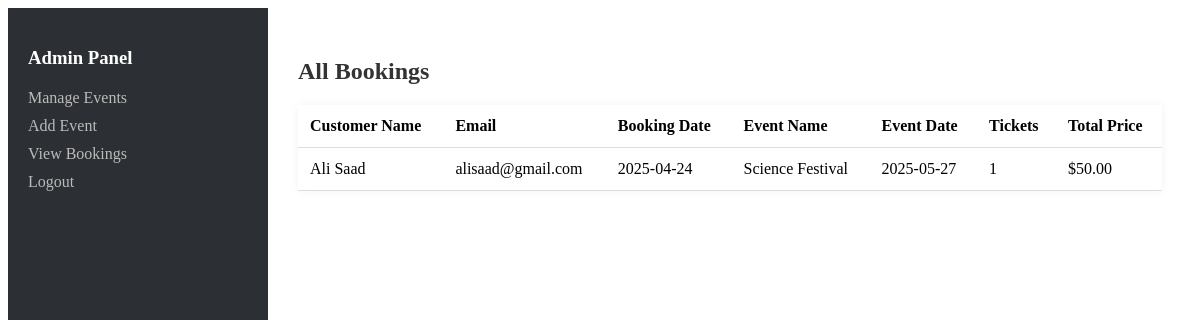
Page /admin/viewBookings.php (signed in) on the committed database.
### tables this page shows
CREATE TABLE `bookings` (
  `id` int(11) NOT NULL,
  `customer_id` int(11) DEFAULT NULL,
  `event_id` int(11) DEFAULT NULL,
  `booking_date` datetime DEFAULT current_timestamp(),
  `num_tickets` int(11) DEFAULT NULL,
  `total_price` decimal(10,2) DEFAULT NULL
);

CREATE TABLE `customers` (
  `id` int(11) NOT NULL,
  `name` varchar(100) NOT NULL,
  `email` varchar(100) NOT NULL,
  `password` varchar(255) NOT NULL
);

CREATE TABLE `events` (
  `id` int(11) NOT NULL,
  `name` varchar(150) NOT NULL,
  `event_date` datetime NOT NULL,
  `location` varchar(100) NOT NULL,
  `ticket_price` decimal(10,2) NOT NULL,
  `image` varchar(255) DEFAULT NULL,
  `max_tickets` int(11) NOT NULL
);

### admin/viewBookings.php (the view, shortened to what this page needs)
<?php
include '../includes/config.php';
$query = "
    SELECT
        c.name AS customer_name,
        c.email AS customer_email,
        b.booking_date,
        e.name AS event_name,
        e.event_date,
        b.num_tickets,
        b.total_price
    FROM bookings b
    JOIN customers c ON b.customer_id = c.id
    JOIN events e ON b.event_id = e.id
    ORDER BY b.booking_date DESC
";
$result = $conn->query($query);
?>
<!DOCTYPE html>
<html>
<head>
    <link rel="stylesheet" href="../css/admin.css">
</head>
<body class="admin-container">
<div class="sidebar">
    <h3>Admin Panel</h3>
    <a href="manageEvents.php">Manage Events</a>
    <a href="addEvent.php">Add Event</a>
    <a href="viewBookings.php">View Bookings</a>
    <a href="logout.php">Logout</a>
</div>
<div class="admin-main">
    <h2>All Bookings</h2>
    <table class="admin-table">
        <thead>
            <tr>
                <th>Customer Name</th>
                <th>Email</th>
                <th>Booking Date</th>
                <th>Event Name</th>
                <th>Event Date</th>
                <th>Tickets</th>
                <th>Total Price</th>
            </tr>
        </thead>
        <tbody>
            <?php if ($result->num_rows > 0): ?>
                <?php while ($row = $result->fetch_assoc()): ?>
                    <tr>
                        <td><?= htmlspecialchars($row['customer_name']) ?></td>
                        <td><?= htmlspecialchars($row['customer_email']) ?></td>
                        <td><?= date("Y-m-d", strtotime($row['booking_date'])) ?></td>
                        <td><?= htmlspecialchars($row['event_name']) ?></td>
                        <td><?= date("Y-m-d", strtotime($row['event_date'])) ?></td>
                        <td><?= $row['num_tickets'] ?></td>
                        <td>$<?= number_format($row['total_price'], 2) ?></td>
                    </tr>
                <?php endwhile; ?>
            <?php else: ?>
                <tr><td colspan="7">No bookings found.</td></tr>
            <?php endif; ?>
        </tbody>
    </table>
</div>
</body>
</html>

### css/admin.css (style rules this page uses)
.admin-container { display: flex; height: 100vh; background-color: white; }
.sidebar { width: 220px; background-color: #2c2f33; color: white; padding: 20px; }
.sidebar h3 { color: #fff; margin-bottom: 20px; }
.sidebar a { display: block; color: #bbb; text-decoration: none; margin-bottom: 10px; }
.admin-main { flex-grow: 1; padding: 30px; }
.admin-main h2 { margin-bottom: 20px; color: #333; }
.admin-table { width: 100%; border-collapse: collapse; background-color: white; box-shadow: 0 0 10px rgba(0,0,0,0.05); }
.admin-table th, .admin-table td { padding: 12px; text-align: left; border-bottom: 1px solid #ddd; }

### rows in the picture
bookings: customer.name "Ali Saad", customer.email "alisaad@gmail.com", booking_date "2025-04-24", event.name "Science Festival", event.event_date "2025-05-27", num_tickets "1", total_price "50.00"
